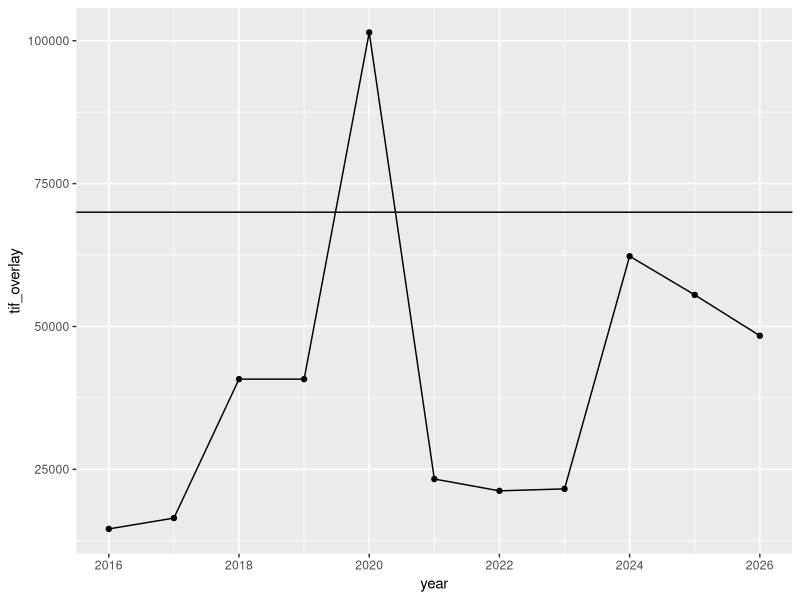

Generate this figure with R:
library(tidyverse)

tax_rate_table <- tribble(
  ~year , ~tax_rate ,
   2014 , 24.95     ,
   2015 , 25.03     ,
   2016 , 25.23     ,
   2017 , 25.56     ,
   2018 , 21.96     ,
   2019 , 22.47     ,
   2020 , 22.84     ,
   2021 , 23.21     ,
   2022 , 24.39     ,
   2023 , 16.26     ,
   2024 , 17.15     ,
   2025 , 17.63
)


ind_tif <- tibble(
  year = 2024,
  tif_tax = 62290,
  value = tif_tax / (17.15 / 1000)
)
tif_value <- ind_tif$value
tif_tbl <- tax_rate_table %>%
  mutate(tif_value, tif_tax = (tif_value / 1000) * tax_rate)


tif_val <- tribble(
  ~year , ~tif_overlay ,
   2026 ,        48378 ,
   2025 ,        55525 ,
   2024 ,        62290 ,
   2023 ,        21587 ,
   2022 ,        21243 ,
   2021 ,        23307 , #0?
   2020 ,       101449 , #0?
   2019 ,        40786 ,
   2018 ,        40786 , #
   2017 ,        16482 , #
   2016 ,        14582
) #

tif_val %>%
  left_join(tax_rate_table)

tif_val %>%
  ggplot(aes(x = year, y = tif_overlay)) +
  geom_point() +
  geom_line() +
  geom_hline(yintercept = 70000)
